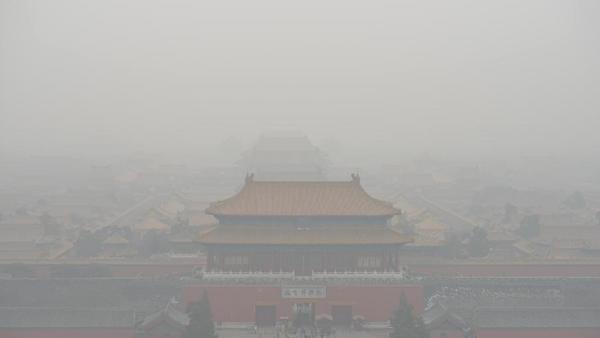
#> input picture imgs/haze.png, 600 x 338 px, found by its file name
$ python Canny.py
#> lines starting #> are read from the running program, lines starting #| are printed output that depends on the picture; after the words box and inside, x2 and y2 are one past the last pixel; in counts of white or black regions, pixels touching at a corner belong together
import cv2
import numpy as np

# canny算子
img = cv2.imread('/Users/kaneiki/Desktop/Image_Processing/imgs/haze.png')
#> img is the input picture: shape (338, 600, 3); mean B, G, R 169.1, 171.3, 172.5
# print(img)
# cv2.imshow("canny",img)
blur = cv2.GaussianBlur(img, (3, 3), 0.1)

canny = cv2.Canny(blur, 0, 30)
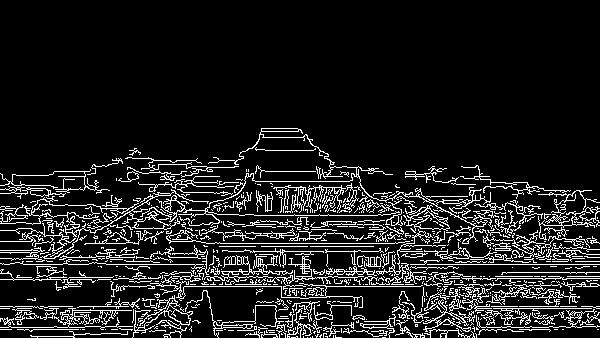
#> canny: shape (338, 600); 11.7% white in thin lines or dots, all inside (x1, y1, x2, y2) = (0, 128, 600, 338)
cv2.imshow('canny', canny)
cv2.waitKey(0)
cv2.destroyAllWindows()

$ run again, with imgs/carving.png copied over imgs/haze.png
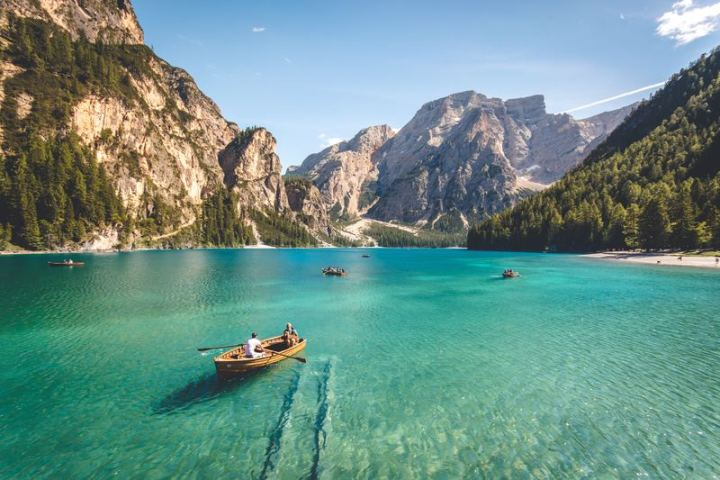
#> input picture imgs/carving.png, 720 x 480 px, found by its file name
#> img is the input picture: shape (480, 720, 3); mean B, G, R 135.9, 143.5, 106.8
#> `canny = cv2.Canny(blur, 0, 30)`:
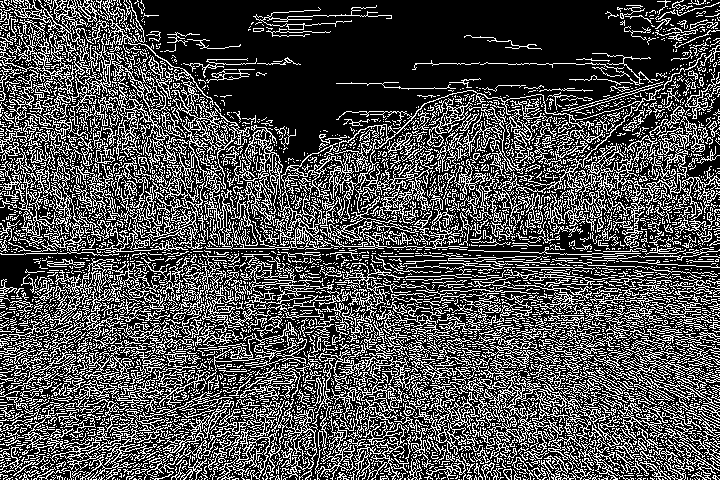
#> canny: shape (480, 720); 30.3% white in thin lines or dots
